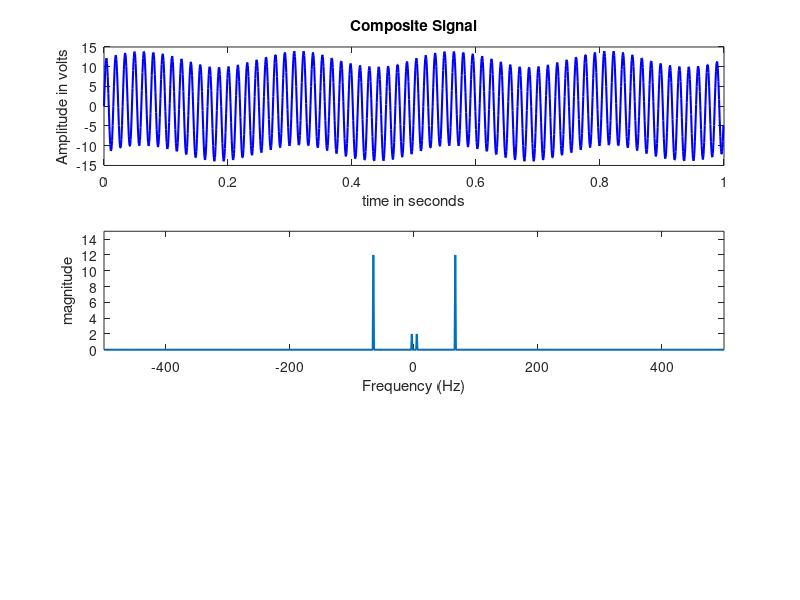

Write the MATLAB code that produced this figure.
fs = 1000;
t = 0:1/fs:1-1/fs;
FREQ1 = 4;
FREQ2 = 66;
AMP1 = 2;
AMP2 = 12;
x1 = AMP1*sin(2*pi*FREQ1*t);
x2 = AMP2*sin(2*pi*FREQ2*t);
x3= x1+x2;
subplot(3,1,1)
plot(t,x3,'b','linewidth',1.5);
xlabel('time in seconds')
ylabel('Amplitude in volts')
title('Composite Signal');
subplot(3,1,2)
fx3 = fft(x3);
fx3 = fftshift(fx3)/(fs/2);
f = fs/2*linspace(-1,1,fs);
plot(f,abs(fx3),'LineWidth',1.5);
axis([-500 500 0 15])
xlabel('Frequency (Hz)');
ylabel('magnitude');
